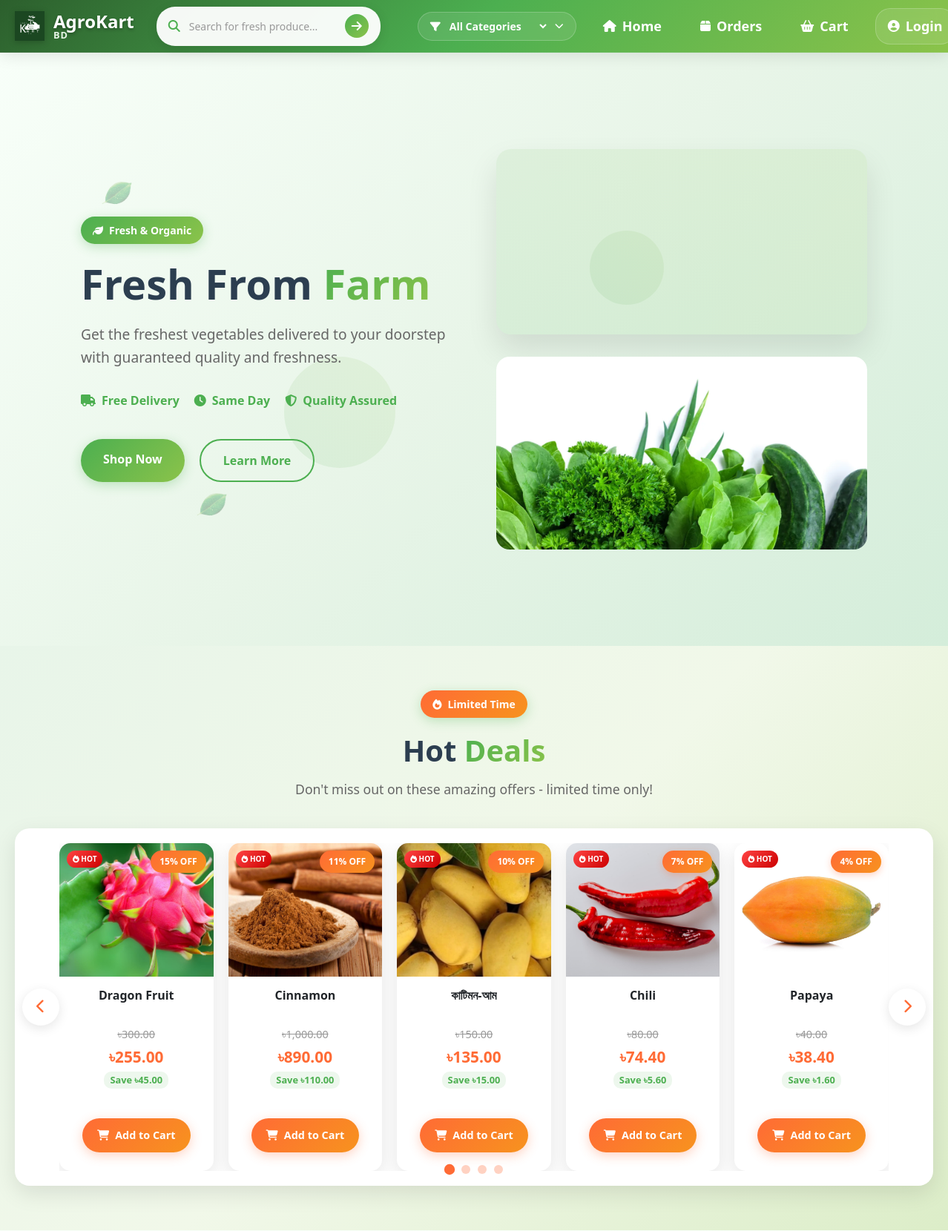
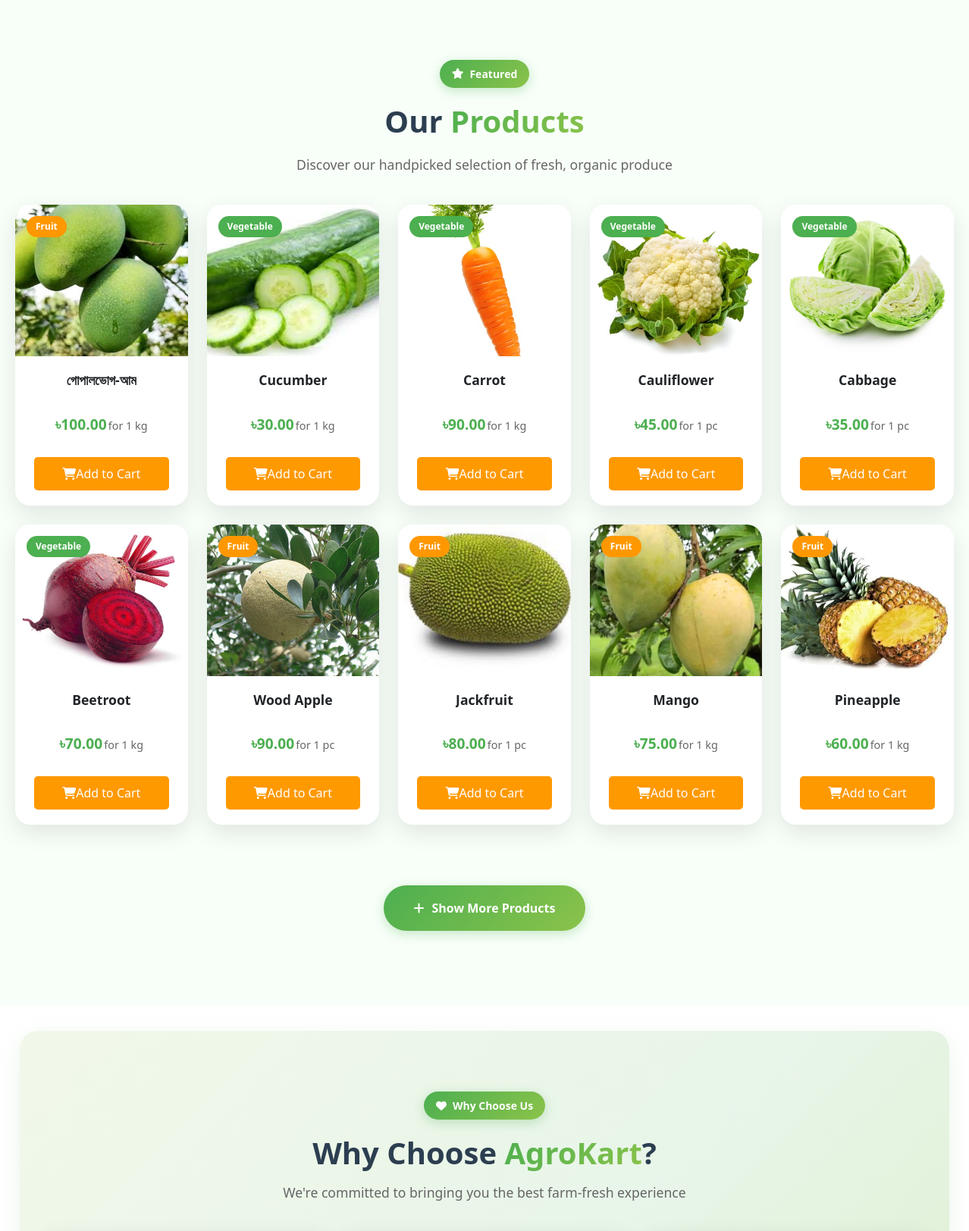
The page / (upper part) on the database its author committed (2 pictures, top to bottom).
### tables this page shows
CREATE TABLE `hot_deals` (
  `id` int(11) NOT NULL,
  `product_id` int(11) NOT NULL,
  `original_price` decimal(10,2) NOT NULL,
  `discount_price` decimal(10,2) NOT NULL,
  `discount_percentage` int(11) NOT NULL,
  `start_date` datetime DEFAULT current_timestamp(),
  `end_date` datetime DEFAULT NULL,
  `is_active` tinyint(1) DEFAULT 1,
  `created_at` timestamp NOT NULL DEFAULT current_timestamp(),
  `updated_at` timestamp NOT NULL DEFAULT current_timestamp() ON UPDATE current_timestamp()
);

CREATE TABLE `products` (
  `id` int(11) NOT NULL,
  `seller_id` int(11) NOT NULL,
  `name` varchar(255) NOT NULL,
  `description` text NOT NULL,
  `price` decimal(10,2) NOT NULL,
  `unit` varchar(10) NOT NULL DEFAULT 'kg',
  `quantity` decimal(10,2) NOT NULL DEFAULT 1.00,
  `display_unit` varchar(20) DEFAULT NULL,
  `stock` int(11) NOT NULL DEFAULT 0,
  `category` varchar(100) NOT NULL,
  `image_path` varchar(255) NOT NULL,
  `created_at` timestamp NOT NULL DEFAULT current_timestamp()
);

### index.php (the view, shortened to what this page needs)
<?php
include 'includes/header.php';
?>
<section class="hero-section">
  <div class="hero-background">
    <div class="floating-elements">
      <div class="floating-leaf leaf-1"></div>
      <div class="floating-leaf leaf-3"></div>
      <div class="floating-circle circle-2"></div>
    </div>
  </div>
  <div class="hero-content">
    <div class="hero-text">
      <div class="hero-badge">
        <i class="fas fa-leaf"></i>
        <span>Fresh & Organic</span>
      </div>
      <h1 class="hero-title">Fresh From <span class="highlight">Farm</span></h1>
      <p class="hero-subtitle">Get the freshest vegetables delivered to your doorstep with guaranteed quality and freshness.</p>
      <div class="hero-features">
        <div class="feature">
          <i class="fas fa-truck"></i>
          <span>Free Delivery</span>
        </div>
        <div class="feature">
          <i class="fas fa-clock"></i>
          <span>Same Day</span>
        </div>
        <div class="feature">
          <i class="fas fa-shield-alt"></i>
          <span>Quality Assured</span>
        </div>
      </div>
      <div class="hero-cta">
        <a href="#products" class="cta-primary">Shop Now</a>
        <a href="#about" class="cta-secondary">Learn More</a>
      </div>
    </div>
    <div class="hero-visual">
      <div class="video-container">
        <video src="images/banner.mp4" autoplay loop muted class="hero-video"></video>
        <div class="video-overlay"></div>
      </div>
      <div class="carousel-container">
        <div id="bannerCarousel" class="carousel slide" data-bs-ride="carousel" data-bs-interval="3000">
          <div class="carousel-inner">
            <div class="carousel-item active">
              <img src="images/slider1.png" class="carousel-img" alt="Fresh Vegetables">
            </div>
          </div>
        </div>
      </div>
    </div>
  </div>
</section>
<section class="hot-deals-section" id="hot-deals">
  <div class="section-header">
    <div class="section-badge hot-deals-badge">
      <i class="fas fa-fire"></i>
      <span>Limited Time</span>
    </div>
    <h2 class="section-title">Hot <span class="highlight">Deals</span></h2>
    <p class="section-subtitle">Don't miss out on these amazing offers - limited time only!</p>
  </div>
  <div class="hot-deals-container">
    <div class="deals-carousel-wrapper">
      <button class="carousel-btn prev-btn" id="prevBtn">
        <i class="fas fa-chevron-left"></i>
      </button>
      <div class="deals-carousel" id="dealsCarousel">
        <div class="deals-track" id="dealsTrack">
          <?php
          $table_exists = false;
          $table_check = $conn->query("SHOW TABLES LIKE 'hot_deals'");
          if ($table_check && $table_check->num_rows > 0) {
            $table_exists = true;
          }
          if ($table_exists) {
            $hot_deals_sql = "SELECT p.*, hd.original_price, hd.discount_price, hd.discount_percentage
                               FROM products p
                               JOIN hot_deals hd ON p.id = hd.product_id
                               WHERE hd.is_active = 1 AND p.stock > 0
                               AND (hd.end_date IS NULL OR hd.end_date > NOW())
                               ORDER BY hd.discount_percentage DESC, hd.created_at DESC";
            $hot_deals_result = $conn->query($hot_deals_sql);
          } else {
            $hot_deals_result = false;
          }
          if ($hot_deals_result && $hot_deals_result->num_rows > 0) {
            while ($deal = $hot_deals_result->fetch_assoc()) {
              $category_class = strtolower($deal["category"]);
              $savings = $deal["original_price"] - $deal["discount_price"];
              echo '<div class="deal-card" data-category="' . $category_class . '">';
              echo '<div class="deal-image-container">';
              echo '<div class="discount-badge">' . $deal["discount_percentage"] . '% OFF</div>';
              echo '<div class="hot-badge"><i class="fas fa-fire"></i> HOT</div>';
              echo '</div>';
              echo '<div class="deal-info">';
              echo '<h4 class="deal-title">' . htmlspecialchars($deal["name"]) . '</h4>';
              echo '<div class="deal-pricing">';
              echo '<span class="original-price">৳' . number_format($deal["original_price"], 2) . '</span>';
              echo '<span class="discount-price">৳' . number_format($deal["discount_price"], 2) . '</span>';
              echo '<span class="savings">Save ৳' . number_format($savings, 2) . '</span>';
              echo '</div>';
              echo '</div>';
              echo '<form action="php/cart_manager.php" method="POST" class="deal-form">';
              echo '<button type="submit" class="add-to-cart-btn deal-btn">';
              echo '<i class="fas fa-shopping-cart"></i>';
              echo '<span>Add to Cart</span>';
              echo '</button>';
              echo '</form>';
              echo '</div>';
            }
          }
          ?>
        </div>
      </div>
      <button class="carousel-btn next-btn" id="nextBtn">
        <i class="fas fa-chevron-right"></i>
      </button>
    </div>
    <div class="carousel-indicators" id="carouselIndicators">
    </div>
  </div>
</section>
<section class="product-section" id="products">
  <div class="section-header">
    <div class="section-badge">
      <i class="fas fa-star"></i>
      <span>Featured</span>
    </div>
    <h2 class="section-title">Our <span class="highlight">Products</span></h2>
    <p class="section-subtitle">Discover our handpicked selection of fresh, organic produce</p>
  </div>
  <div class="product-grid" id="productContainer">
    <?php
    $hot_deals_exists = false;
    $table_check = $conn->query("SHOW TABLES LIKE 'hot_deals'");
    if ($table_check && $table_check->num_rows > 0) {
      $hot_deals_exists = true;
    }
    if ($hot_deals_exists) {
      $sql = "SELECT p.id, p.name, p.price, p.unit, p.quantity, p.display_unit, p.image_path, p.stock, p.category
              FROM products p
              LEFT JOIN hot_deals hd ON p.id = hd.product_id AND hd.is_active = 1
              WHERE p.stock > 0 AND hd.product_id IS NULL
              ORDER BY p.created_at DESC LIMIT 10";
    } else {
      $sql = "SELECT id, name, price, unit, quantity, display_unit, image_path, stock, category
              FROM products WHERE stock > 0 ORDER BY created_at DESC LIMIT 10";
    }
    $result = $conn->query($sql);
    if ($result->num_rows > 0) {
      while ($row = $result->fetch_assoc()) {
        $category_class = strtolower($row["category"]);
        $price_unit = ' for ' . (isset($row["display_unit"]) ? $row["display_unit"] : (isset($row["quantity"]) ? $row["quantity"] . ' ' . $row["unit"] : $row["unit"]));
        echo '<div class="product-card" data-category="' . $category_class . '">';
        echo '<div class="product-image-container">';
        echo '<div class="category-badge ' . $category_class . '">' . htmlspecialchars($row["category"]) . '</div>';
        echo '</div>';
        echo '<div class="product-info">';
        echo '<h4 class="product-title">' . htmlspecialchars($row["name"]) . '</h4>';
        echo '<div class="product-meta">';
        echo '<span class="price">৳' . htmlspecialchars($row["price"]) . '<span class="price-unit">' . $price_unit . '</span></span>';
        echo '</div>';
        echo '</div>';
        echo '<form action="php/cart_manager.php" method="POST" class="product-form">';
        echo '<button type="submit" class="add-to-cart-btn">';
        echo '<i class="fas fa-shopping-cart"></i>';
        echo '<span>Add to Cart</span>';
        echo '</button>';
        echo '</form>';
        echo '</div>';
      }
    } else {
      echo '<div class="no-products">';
      echo '<i class="fas fa-seedling"></i>';
      echo '<h3>No products available</h3>';
      echo '<p>Check back soon for fresh arrivals!</p>';
      echo '</div>';
    }
    ?>
  </div>
  <?php
  $count_sql = "SELECT COUNT(*) as total FROM products WHERE stock > 0";
  $count_result = $conn->query($count_sql);
  $total_products = $count_result->fetch_assoc()['total'];
  if ($total_products > 10) {
    echo '<div class="show-more-container">';
    echo '<button id="showMoreBtn" class="show-more-btn">';
    echo '<i class="fas fa-plus"></i>';
    echo '<span>Show More Products</span>';
    echo '</button>';
    echo '</div>';
  }
  ?>
</section>
<section class="why-choose-section green-gradient" id="about">
  <div class="section-header">
    <div class="section-badge">
      <i class="fas fa-heart"></i>
      <span>Why Choose Us</span>
    </div>
    <h2 class="section-title">Why Choose <span class="highlight">AgroKart</span>?</h2>
    <p class="section-subtitle">We're committed to bringing you the best farm-fresh experience</p>
  </div>
</section>
<?php
include 'includes/footer.php';
?>

### css/style.css (style rules this page uses)
body { margin: 0; font-family: Arial, sans-serif; background-color: #f4f4f4; }
.product-section { padding: 20px 40px; }
.product-section h2 { text-align: center; margin-bottom: 20px; }
.product-card { background-color: white; border-radius: 10px; box-shadow: 0 0 10px rgba(0,0,0,0.1); text-align: left; overflow: hidden; }
.product-card h4 { margin: 10px; font-size: 1.1em; }
.product-card .price { color: #4CAF50; font-weight: bold; }
.add-to-cart-btn { display: block; width: calc(100% - 20px); margin: 10px; padding: 10px; background-color: #ff9900; color: white; border: none; border-radius: 5px; cursor: pointer; text-align: center; }
.show-more-container { text-align: center; margin-top: 40px; padding: 20px 0; }
.show-more-btn { background: linear-gradient(135deg, #4CAF50 0%, #45a049 100%); color: white; border: none; padding: 15px 40px; border-radius: 25px; font-size: 16px; font-weight: 600; cursor: pointer; transition: all 0.3s ease; box-shadow: 0 4px 15px rgba(76, 175, 80, 0.3); }
.carousel-inner .carousel-item img { height: 260px; object-fit: cover; width: 100%; border-radius: 18px; }
.why-choose-section { background: #fff; border-radius: 18px; box-shadow: 0 8px 32px rgba(76,175,80,0.10); margin: 32px 0; padding: 40px 0 32px 0; width: 96%; max-width: 1800px; margin-left: auto; margin-right: auto; }
.banner, .why-choose-section, .footer { border-radius: 24px; }
.product-card, .why-choose-card, .banner-img, .carousel-inner .carousel-item img, .slider-img, .center-video { border-radius: 18px; }
.price-unit { font-size: 0.85em; color: #666; font-weight: normal; margin-left: 2px; display: inline-block; }

### css/cart-style.css (style rules this page uses)
.original-price { color: #888; text-decoration: line-through; font-size: 0.9em; font-weight: 400; }
.product-info { display: flex; align-items: center; }

### css/chatbot.css (style rules this page uses)
.discount-badge { background: #ff5722; color: white; padding: 2px 6px; border-radius: 10px; font-size: 10px; font-weight: bold; }

### rows shown on the page
hot_deals: discount_percentage "15", product.name "Dragon Fruit", original_price "300.00", discount_price "255.00", savings "45.00"
hot_deals: discount_percentage "11", product.name "Cinnamon", original_price "1,000.00", discount_price "890.00", savings "110.00"
hot_deals: discount_percentage "10", product.name "কাটিমন-আম", original_price "150.00", discount_price "135.00", savings "15.00"
hot_deals: discount_percentage "7", product.name "Chili", original_price "80.00", discount_price "74.40", savings "5.60"
hot_deals: discount_percentage "4", product.name "Papaya", original_price "40.00", discount_price "38.40", savings "1.60"
products: category "Fruit", name "গোপালভোগ-আম", price "100.00", display_unit "for 1 kg"
products: category "Vegetable", name "Cucumber", price "30.00", display_unit "for 1 kg"
products: category "Vegetable", name "Carrot", price "90.00", display_unit "for 1 kg"
products: category "Vegetable", name "Cauliflower", price "45.00", display_unit "for 1 pc"
products: category "Vegetable", name "Cabbage", price "35.00", display_unit "for 1 pc"
products: category "Vegetable", name "Beetroot", price "70.00", display_unit "for 1 kg"
products: category "Fruit", name "Wood Apple", price "90.00", display_unit "for 1 pc"
products: category "Fruit", name "Jackfruit", price "80.00", display_unit "for 1 pc"
products: category "Fruit", name "Mango", price "75.00", display_unit "for 1 kg"
products: category "Fruit", name "Pineapple", price "60.00", display_unit "for 1 kg"
